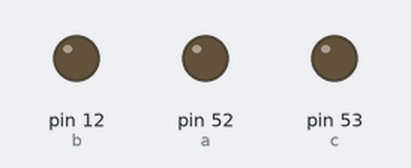
This sketch was run on a simulated Arduino Mega 2560, built with avr-gcc and run on an emulated ATmega2560. Shown: output pins drawn as LEDs (lit = HIGH). What the sketch prints to the serial monitor is not drawn. At 6.3 s the program stops and its outputs stay as they are.

Above: at 0.5 s.
At 1.5 s:
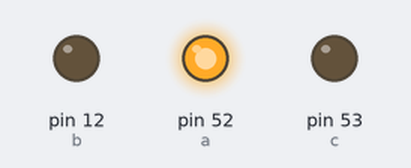
At 3.1 s:
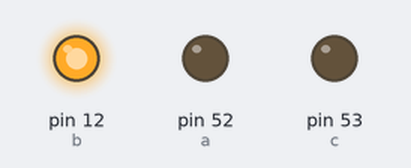
At 5.7 s:
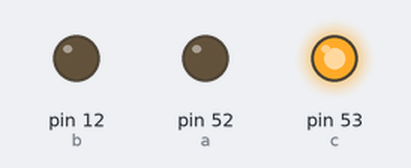
Timing chart, 0 to 7.3 s (numbered marks = the images above):
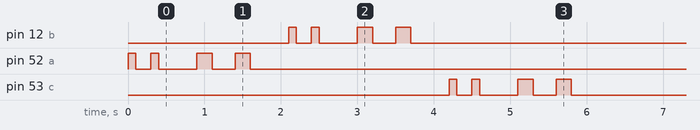

The sketch:

abc_led_test.ino
```cpp
int a=52,b=12,c=53;


void setup() {
Serial.begin(115200);
Serial1.begin(38400);
pinMode(a,OUTPUT);  // put your setup code here, to run once:
pinMode(b,OUTPUT);
pinMode(c,OUTPUT);
}

void loop() {
  test();


sh();
}
void test()
{

  digitalWrite(a,1);delay(100);digitalWrite(a,0);
  delay(200);
  digitalWrite(a,1);delay(100);digitalWrite(a,0);
  delay(500);
 digitalWrite(a,1);delay(200);digitalWrite(a,0);
  delay(300);
  digitalWrite(a,1);delay(200);digitalWrite(a,0);
  delay(500);

   digitalWrite(b,1);delay(100);digitalWrite(b,0);
  delay(200);
  digitalWrite(b,1);delay(100);digitalWrite(b,0);
  delay(500);
 digitalWrite(b,1);delay(200);digitalWrite(b,0);
  delay(300);
  digitalWrite(b,1);delay(200);digitalWrite(b,0);
  delay(500);

  digitalWrite(c,1);delay(100);digitalWrite(c,0);
  delay(200);
  digitalWrite(c,1);delay(100);digitalWrite(c,0);
  delay(500);
 digitalWrite(c,1);delay(200);digitalWrite(c,0);
  delay(300);
  digitalWrite(c,1);delay(200);digitalWrite(c,0);
  delay(500);

}

void sh(){
 Serial.print("  **           end         **  ");
Serial.println();
 Serial1.print("  **           end         **  ");
Serial1.println();
  while(1);
}
```

Measured:
- by itself, pin 12 (b): LOW → HIGH at 2.1 s, → LOW 0.10 s later, → HIGH 0.20 s later, → LOW 0.10 s later, … (8 changes in this stretch)
- by itself, pin 52 (a): LOW → HIGH at 0.00 s, → LOW 0.10 s later, → HIGH 0.20 s later, → LOW 0.10 s later, … (8 changes in this stretch)
- by itself, pin 53 (c): LOW → HIGH at 4.2 s, → LOW 0.10 s later, → HIGH 0.20 s later, → LOW 0.10 s later, … (8 changes in this stretch)
